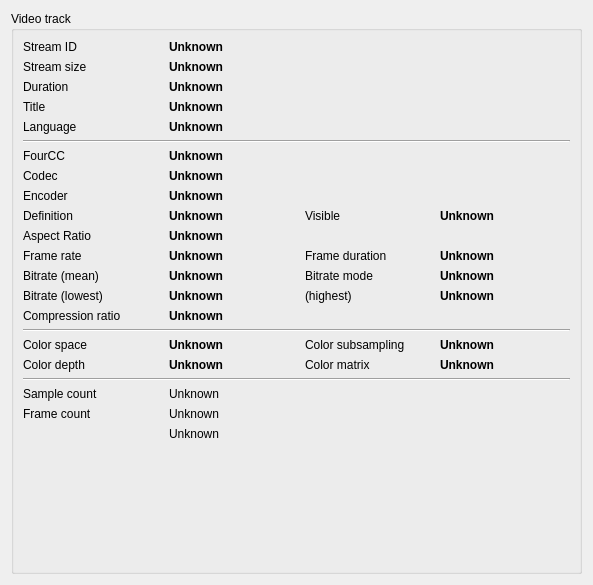
      <widget class="QWidget" name="tab_video">
       <attribute name="icon">
        <iconset resource="../resources/resources.qrc">
         <normaloff>:/icons/icons/video-x-generic.svg</normaloff>:/icons/icons/video-x-generic.svg</iconset>
       </attribute>
       <attribute name="title">
        <string>Video track(s)</string>
       </attribute>
       <layout class="QVBoxLayout" name="verticalLayout_4">
        <item>
         <widget class="QGroupBox" name="groupBox_tab_video">
          <property name="title">
           <string>Video track</string>
          </property>
          <layout class="QVBoxLayout" name="verticalLayout_6">
           <item>
            <layout class="QGridLayout" name="gridLayout_12">
             <item row="3" column="0">
              <widget class="QLabel" name="label_63">
               <property name="text">
                <string>Title</string>
               </property>
              </widget>
             </item>
             <item row="0" column="1">
              <widget class="QLabel" name="label_video_id">
               <property name="font">
                <font>
                 <weight>75</weight>
                 <bold>true</bold>
                </font>
               </property>
               <property name="text">
                <string>Unknown</string>
               </property>
               <property name="textInteractionFlags">
                <set>Qt::LinksAccessibleByMouse|Qt::TextSelectableByKeyboard|Qt::TextSelectableByMouse</set>
               </property>
              </widget>
             </item>
             <item row="1" column="0">
              <widget class="QLabel" name="label_55">
               <property name="text">
                <string>Stream size</string>
               </property>
              </widget>
             </item>
             <item row="2" column="0">
              <widget class="QLabel" name="label_52">
               <property name="text">
                <string>Duration</string>
               </property>
              </widget>
             </item>
             <item row="0" column="0">
              <widget class="QLabel" name="label_39">
               <property name="sizePolicy">
                <sizepolicy hsizetype="MinimumExpanding" vsizetype="Preferred">
                 <horstretch>0</horstretch>
                 <verstretch>0</verstretch>
                </sizepolicy>
               </property>
               <property name="maximumSize">
                <size>
                 <width>140</width>
                 <height>16777215</height>
                </size>
               </property>
               <property name="text">
                <string>Stream ID</string>
               </property>
              </widget>
             </item>
             <item row="4" column="0">
              <widget class="QLabel" name="label_33">
               <property name="text">
                <string>Language</string>
               </property>
              </widget>
             </item>
             <item row="1" column="1">
              <widget class="QLabel" name="label_video_size_2">
               <property name="font">
                <font>
                 <weight>75</weight>
                 <bold>true</bold>
                </font>
               </property>
               <property name="text">
                <string>Unknown</string>
               </property>
               <property name="textInteractionFlags">
                <set>Qt::LinksAccessibleByMouse|Qt::TextSelectableByKeyboard|Qt::TextSelectableByMouse</set>
               </property>
              </widget>
             </item>
             <item row="2" column="1">
              <widget class="QLabel" name="label_video_duration_2">
               <property name="font">
                <font>
                 <weight>75</weight>
                 <bold>true</bold>
                </font>
               </property>
               <property name="text">
                <string>Unknown</string>
               </property>
               <property name="textInteractionFlags">
                <set>Qt::LinksAccessibleByMouse|Qt::TextSelectableByKeyboard|Qt::TextSelectableByMouse</set>
               </property>
              </widget>
             </item>
             <item row="3" column="1">
              <widget class="QLabel" name="label_video_title">
               <property name="font">
                <font>
                 <weight>75</weight>
                 <bold>true</bold>
                </font>
               </property>
               <property name="text">
                <string>Unknown</string>
               </property>
               <property name="textInteractionFlags">
                <set>Qt::LinksAccessibleByMouse|Qt::TextSelectableByKeyboard|Qt::TextSelectableByMouse</set>
               </property>
              </widget>
             </item>
             <item row="4" column="1">
              <widget class="QLabel" name="label_video_lng">
               <property name="font">
                <font>
                 <weight>75</weight>
                 <bold>true</bold>
                </font>
               </property>
               <property name="text">
                <string>Unknown</string>
               </property>
               <property name="textInteractionFlags">
                <set>Qt::LinksAccessibleByMouse|Qt::TextSelectableByKeyboard|Qt::TextSelectableByMouse</set>
               </property>
              </widget>
             </item>
            </layout>
           </item>
           <item>
            <widget class="Line" name="line_5">
             <property name="orientation">
              <enum>Qt::Horizontal</enum>
             </property>
            </widget>
           </item>
           <item>
            <layout class="QGridLayout" name="gridLayout_6">
             <item row="2" column="0">
              <widget class="QLabel" name="label_62">
               <property name="text">
                <string>Encoder</string>
               </property>
              </widget>
             </item>
             <item row="6" column="0">
              <widget class="QLabel" name="label_11">
               <property name="text">
                <string>Bitrate (mean)</string>
               </property>
              </widget>
             </item>
             <item row="7" column="0">
              <widget class="QLabel" name="label_56">
               <property name="text">
                <string>Bitrate (lowest)</string>
               </property>
              </widget>
             </item>
             <item row="1" column="0">
              <widget class="QLabel" name="label_54">
               <property name="text">
                <string>Codec</string>
               </property>
              </widget>
             </item>
             <item row="3" column="0">
              <widget class="QLabel" name="label_59">
               <property name="text">
                <string>Definition</string>
               </property>
              </widget>
             </item>
             <item row="7" column="1">
              <widget class="QLabel" name="label_video_bitrate_lowest">
               <property name="font">
                <font>
                 <weight>75</weight>
                 <bold>true</bold>
                </font>
               </property>
               <property name="text">
                <string>Unknown</string>
               </property>
               <property name="textInteractionFlags">
                <set>Qt::LinksAccessibleByMouse|Qt::TextSelectableByKeyboard|Qt::TextSelectableByMouse</set>
               </property>
              </widget>
             </item>
             <item row="7" column="2">
              <widget class="QLabel" name="label_72">
               <property name="text">
                <string>(highest)</string>
               </property>
              </widget>
             </item>
             <item row="7" column="3">
              <widget class="QLabel" name="label_video_bitrate_highest">
               <property name="font">
                <font>
                 <weight>75</weight>
                 <bold>true</bold>
                </font>
               </property>
               <property name="text">
                <string>Unknown</string>
               </property>
               <property name="textInteractionFlags">
                <set>Qt::LinksAccessibleByMouse|Qt::TextSelectableByKeyboard|Qt::TextSelectableByMouse</set>
               </property>
              </widget>
             </item>
             <item row="2" column="1" colspan="3">
              <widget class="QLabel" name="label_video_encoder">
               <property name="font">
                <font>
                 <weight>75</weight>
                 <bold>true</bold>
                </font>
               </property>
               <property name="text">
                <string>Unknown</string>
               </property>
               <property name="textInteractionFlags">
                <set>Qt::LinksAccessibleByMouse|Qt::TextSelectableByKeyboard|Qt::TextSelectableByMouse</set>
               </property>
              </widget>
             </item>
             <item row="5" column="0">
              <widget class="QLabel" name="label_51">
               <property name="text">
                <string>Frame rate</string>
               </property>
              </widget>
             </item>
             <item row="1" column="1" colspan="3">
              <widget class="QLabel" name="label_video_codec_2">
               <property name="font">
                <font>
                 <weight>75</weight>
                 <bold>true</bold>
                </font>
               </property>
               <property name="text">
                <string>Unknown</string>
               </property>
               <property name="textInteractionFlags">
                <set>Qt::LinksAccessibleByMouse|Qt::TextSelectableByKeyboard|Qt::TextSelectableByMouse</set>
               </property>
              </widget>
             </item>
             <item row="3" column="1">
              <widget class="QLabel" name="label_video_definition_2">
               <property name="font">
                <font>
                 <weight>75</weight>
                 <bold>true</bold>
                </font>
               </property>
               <property name="text">
                <string>Unknown</string>
               </property>
               <property name="textInteractionFlags">
                <set>Qt::LinksAccessibleByMouse|Qt::TextSelectableByKeyboard|Qt::TextSelectableByMouse</set>
               </property>
              </widget>
             </item>
             <item row="5" column="2">
              <widget class="QLabel" name="label_77">
               <property name="text">
                <string>Frame duration</string>
               </property>
              </widget>
             </item>
             <item row="4" column="0">
              <widget class="QLabel" name="label_57">
               <property name="maximumSize">
                <size>
                 <width>150</width>
                 <height>16777215</height>
                </size>
               </property>
               <property name="text">
                <string>Aspect Ratio</string>
               </property>
              </widget>
             </item>
             <item row="6" column="1">
              <widget class="QLabel" name="label_video_bitrate_gross">
               <property name="font">
                <font>
                 <weight>75</weight>
                 <bold>true</bold>
                </font>
               </property>
               <property name="text">
                <string>Unknown</string>
               </property>
               <property name="textInteractionFlags">
                <set>Qt::LinksAccessibleByMouse|Qt::TextSelectableByKeyboard|Qt::TextSelectableByMouse</set>
               </property>
              </widget>
             </item>
             <item row="6" column="2">
              <widget class="QLabel" name="label_53">
               <property name="text">
                <string>Bitrate mode</string>
               </property>
              </widget>
             </item>
             <item row="4" column="1" colspan="3">
              <widget class="QLabel" name="label_video_ar_2">
               <property name="font">
                <font>
                 <weight>75</weight>
                 <bold>true</bold>
                </font>
               </property>
               <property name="text">
                <string>Unknown</string>
               </property>
               <property name="textInteractionFlags">
                <set>Qt::LinksAccessibleByMouse|Qt::TextSelectableByKeyboard|Qt::TextSelectableByMouse</set>
               </property>
              </widget>
             </item>
             <item row="3" column="2">
              <widget class="QLabel" name="label_10">
               <property name="maximumSize">
                <size>
                 <width>150</width>
                 <height>16777215</height>
                </size>
               </property>
               <property name="text">
                <string>Visible</string>
               </property>
              </widget>
             </item>
             <item row="5" column="1">
              <widget class="QLabel" name="label_video_framerate_2">
               <property name="font">
                <font>
                 <weight>75</weight>
                 <bold>true</bold>
                </font>
               </property>
               <property name="text">
                <string>Unknown</string>
               </property>
               <property name="textInteractionFlags">
                <set>Qt::LinksAccessibleByMouse|Qt::TextSelectableByKeyboard|Qt::TextSelectableByMouse</set>
               </property>
              </widget>
             </item>
             <item row="5" column="3">
              <widget class="QLabel" name="label_video_frameduration">
               <property name="font">
                <font>
                 <weight>75</weight>
                 <bold>true</bold>
                </font>
               </property>
               <property name="text">
                <string>Unknown</string>
               </property>
               <property name="textInteractionFlags">
                <set>Qt::LinksAccessibleByMouse|Qt::TextSelectableByKeyboard|Qt::TextSelectableByMouse</set>
               </property>
              </widget>
             </item>
             <item row="8" column="0">
              <widget class="QLabel" name="label_21">
               <property name="text">
                <string>Compression ratio</string>
               </property>
              </widget>
             </item>
             <item row="6" column="3">
              <widget class="QLabel" name="label_video_bitratemode_2">
               <property name="font">
                <font>
                 <weight>75</weight>
                 <bold>true</bold>
                </font>
               </property>
               <property name="text">
                <string>Unknown</string>
               </property>
               <property name="textInteractionFlags">
                <set>Qt::LinksAccessibleByMouse|Qt::TextSelectableByKeyboard|Qt::TextSelectableByMouse</set>
               </property>
              </widget>
             </item>
             <item row="3" column="3">
              <widget class="QLabel" name="label_video8definition8visible">
               <property name="font">
                <font>
                 <weight>75</weight>
                 <bold>true</bold>
                </font>
               </property>
               <property name="text">
                <string>Unknown</string>
               </property>
               <property name="textInteractionFlags">
                <set>Qt::LinksAccessibleByMouse|Qt::TextSelectableByKeyboard|Qt::TextSelectableByMouse</set>
               </property>
              </widget>
             </item>
             <item row="8" column="1" colspan="3">
              <widget class="QLabel" name="label_video_compression_ratio">
               <property name="font">
                <font>
                 <weight>75</weight>
                 <bold>true</bold>
                </font>
               </property>
               <property name="text">
                <string>Unknown</string>
               </property>
               <property name="textInteractionFlags">
                <set>Qt::LinksAccessibleByMouse|Qt::TextSelectableByKeyboard|Qt::TextSelectableByMouse</set>
               </property>
              </widget>
             </item>
             <item row="0" column="1" colspan="3">
              <widget class="QLabel" name="label_video_fcc">
               <property name="font">
                <font>
                 <weight>75</weight>
                 <bold>true</bold>
                </font>
               </property>
               <property name="text">
                <string>Unknown</string>
               </property>
               <property name="textInteractionFlags">
                <set>Qt::LinksAccessibleByMouse|Qt::TextSelectableByKeyboard|Qt::TextSelectableByMouse</set>
               </property>
              </widget>
             </item>
             <item row="0" column="0">
              <widget class="QLabel" name="label_14">
               <property name="sizePolicy">
                <sizepolicy hsizetype="MinimumExpanding" vsizetype="Preferred">
                 <horstretch>0</horstretch>
                 <verstretch>0</verstretch>
                </sizepolicy>
               </property>
               <property name="maximumSize">
                <size>
                 <width>140</width>
                 <height>16777215</height>
                </size>
               </property>
               <property name="text">
                <string>FourCC</string>
               </property>
              </widget>
             </item>
            </layout>
           </item>
           <item>
            <widget class="Line" name="line_4">
             <property name="orientation">
              <enum>Qt::Horizontal</enum>
             </property>
            </widget>
           </item>
           <item>
            <layout class="QGridLayout" name="gridLayout_5">
             <item row="0" column="1">
              <widget class="QLabel" name="label_video_color_space">
               <property name="font">
                <font>
                 <weight>75</weight>
                 <bold>true</bold>
                </font>
               </property>
               <property name="text">
                <string>Unknown</string>
               </property>
               <property name="textInteractionFlags">
                <set>Qt::LinksAccessibleByMouse|Qt::TextSelectableByKeyboard|Qt::TextSelectableByMouse</set>
               </property>
              </widget>
             </item>
             <item row="0" column="0">
              <widget class="QLabel" name="label_60">
               <property name="sizePolicy">
                <sizepolicy hsizetype="MinimumExpanding" vsizetype="Preferred">
                 <horstretch>0</horstretch>
                 <verstretch>0</verstretch>
                </sizepolicy>
               </property>
               <property name="maximumSize">
                <size>
                 <width>140</width>
                 <height>16777215</height>
                </size>
               </property>
               <property name="text">
                <string>Color space</string>
               </property>
              </widget>
             </item>
             <item row="1" column="1">
              <widget class="QLabel" name="label_video_color_depth">
               <property name="font">
                <font>
                 <weight>75</weight>
                 <bold>true</bold>
                </font>
               </property>
               <property name="text">
                <string>Unknown</string>
               </property>
               <property name="textInteractionFlags">
                <set>Qt::LinksAccessibleByMouse|Qt::TextSelectableByKeyboard|Qt::TextSelectableByMouse</set>
               </property>
              </widget>
             </item>
             <item row="0" column="2">
              <widget class="QLabel" name="label_50">
               <property name="maximumSize">
                <size>
                 <width>150</width>
                 <height>16777215</height>
                </size>
               </property>
               <property name="text">
                <string>Color subsampling</string>
               </property>
              </widget>
             </item>
             <item row="1" column="0">
              <widget class="QLabel" name="label_58">
               <property name="text">
                <string>Color depth</string>
               </property>
              </widget>
             </item>
             <item row="1" column="2">
              <widget class="QLabel" name="label_65">
               <property name="text">
                <string>Color matrix</string>
               </property>
              </widget>
             </item>
             <item row="0" column="3">
              <widget class="QLabel" name="label_video_color_subsampling">
               <property name="font">
                <font>
                 <weight>75</weight>
                 <bold>true</bold>
                </font>
               </property>
               <property name="text">
                <string>Unknown</string>
               </property>
               <property name="textInteractionFlags">
                <set>Qt::LinksAccessibleByMouse|Qt::TextSelectableByKeyboard|Qt::TextSelectableByMouse</set>
               </property>
              </widget>
             </item>
             <item row="1" column="3">
              <widget class="QLabel" name="label_video_color_matrix">
               <property name="font">
                <font>
                 <weight>75</weight>
                 <bold>true</bold>
                </font>
               </property>
               <property name="text">
                <string>Unknown</string>
               </property>
               <property name="textInteractionFlags">
                <set>Qt::LinksAccessibleByMouse|Qt::TextSelectableByKeyboard|Qt::TextSelectableByMouse</set>
               </property>
              </widget>
             </item>
            </layout>
           </item>
           <item>
            <widget class="Line" name="line_3">
             <property name="orientation">
              <enum>Qt::Horizontal</enum>
             </property>
            </widget>
           </item>
           <item>
            <layout class="QGridLayout" name="gridLayout_13">
             <item row="1" column="0">
              <widget class="QLabel" name="label_76">
               <property name="text">
                <string>Frame count</string>
               </property>
              </widget>
             </item>
             <item row="2" column="1" colspan="2">
              <widget class="QLabel" name="label_video_samplerepart">
               <property name="font">
                <font>
                 <weight>50</weight>
                 <bold>false</bold>
                </font>
               </property>
               <property name="text">
                <string>Unknown</string>
               </property>
               <property name="textInteractionFlags">
                <set>Qt::LinksAccessibleByMouse|Qt::TextSelectableByKeyboard|Qt::TextSelectableByMouse</set>
               </property>
              </widget>
             </item>
             <item row="0" column="0">
              <widget class="QLabel" name="label_9">
               <property name="sizePolicy">
                <sizepolicy hsizetype="MinimumExpanding" vsizetype="Preferred">
                 <horstretch>0</horstretch>
                 <verstretch>0</verstretch>
                </sizepolicy>
               </property>
               <property name="maximumSize">
                <size>
                 <width>140</width>
                 <height>16777215</height>
                </size>
               </property>
               <property name="text">
                <string>Sample count</string>
               </property>
              </widget>
             </item>
             <item row="0" column="1" colspan="2">
              <widget class="QLabel" name="label_video_samplecount">
               <property name="text">
                <string>Unknown</string>
               </property>
               <property name="textInteractionFlags">
                <set>Qt::LinksAccessibleByMouse|Qt::TextSelectableByKeyboard|Qt::TextSelectableByMouse</set>
               </property>
              </widget>
             </item>
             <item row="1" column="1" colspan="2">
              <widget class="QLabel" name="label_video_framecount">
               <property name="text">
                <string>Unknown</string>
               </property>
               <property name="textInteractionFlags">
                <set>Qt::LinksAccessibleByMouse|Qt::TextSelectableByKeyboard|Qt::TextSelectableByMouse</set>
               </property>
              </widget>
             </item>
            </layout>
           </item>
           <item>
            <spacer name="verticalSpacer_2">
             <property name="orientation">
              <enum>Qt::Vertical</enum>
             </property>
             <property name="sizeHint" stdset="0">
              <size>
               <width>547</width>
               <height>121</height>
              </size>
             </property>
            </spacer>
           </item>
          </layout>
         </widget>
        </item>
       </layout>
      </widget>
